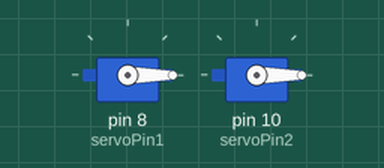
Recording of a sketch running on a simulated Arduino Uno, built with avr-gcc and run on an emulated ATmega328P. On the bench: 2 × servo.

Above: at 0.25 s.
At 2.15 s:
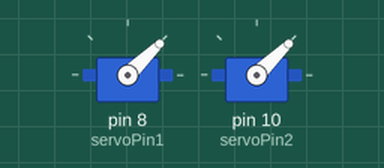
At 4.1 s:
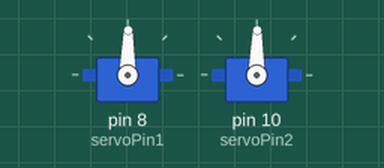
At 7.95 s:
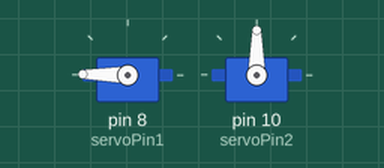
Timing chart, 0 to 10.3 s (numbered marks = the images above):
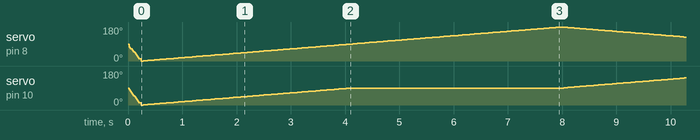

The sketch:

SweepTwoServos_copy_20240830062734.ino
```cpp
#include <VarSpeedServo.h>

VarSpeedServo myservo1;  // create servo object to control a servo
                         // a maximum of eight servo objects can be created
VarSpeedServo myservo2;

const int servoPin1 = 8; // the digital pin used for the first servo
const int servoPin2 = 10; // the digital pin used for the second servo

void setup() {
  myservo1.attach(servoPin1);  // attaches the servo on pin 9 to the servo object
  myservo1.write(0,255,false); // set the intial position of the servo, as fast as possible, run in background
  myservo2.attach(servoPin2);  // attaches the servo on pin 9 to the servo object
  myservo2.write(0,255,true);  // set the intial position of the servo, as fast as possible, wait until done
}

void loop() {
  myservo1.write(180,15,false);        // move the servo to 180, fast speed, run background
                                        // write(degrees 0-180, speed 1-255, wait to complete true-false)
  myservo2.write(90,15,true);
  myservo1.wait();         // move the servo to 180, fast speed, wait until done

  myservo1.write(90,15,false);           // move the servo to 180, slow speed, run in background
  myservo2.write(180,15,true);

  myservo1.wait();           // move the servo to 180, slow speed, wait until done
}
```
